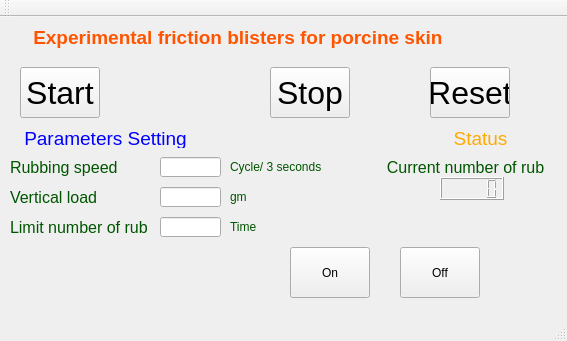
<?xml version="1.0" encoding="UTF-8"?>
<ui version="4.0">
 <class>MainWindow</class>
 <widget class="QMainWindow" name="MainWindow">
  <property name="geometry">
   <rect>
    <x>0</x>
    <y>0</y>
    <width>567</width>
    <height>341</height>
   </rect>
  </property>
  <property name="windowTitle">
   <string>MainWindow</string>
  </property>
  <widget class="QWidget" name="centralWidget">
   <widget class="QPushButton" name="pushButtonOn">
    <property name="geometry">
     <rect>
      <x>290</x>
      <y>230</y>
      <width>80</width>
      <height>51</height>
     </rect>
    </property>
    <property name="text">
     <string>On</string>
    </property>
   </widget>
   <widget class="QPushButton" name="pushButtonOff">
    <property name="geometry">
     <rect>
      <x>400</x>
      <y>230</y>
      <width>80</width>
      <height>51</height>
     </rect>
    </property>
    <property name="text">
     <string>Off</string>
    </property>
   </widget>
   <widget class="QLabel" name="label">
    <property name="geometry">
     <rect>
      <x>0</x>
      <y>0</y>
      <width>481</width>
      <height>41</height>
     </rect>
    </property>
    <property name="font">
     <font>
      <pointsize>16</pointsize>
     </font>
    </property>
    <property name="text">
     <string>&lt;html&gt;&lt;head/&gt;&lt;body&gt;&lt;p align=&quot;center&quot;&gt;&lt;span style=&quot; font-size:14pt; font-weight:600; color:#ff5500;&quot;&gt;Experimental friction blisters for porcine skin &lt;/span&gt;&lt;/p&gt;&lt;/body&gt;&lt;/html&gt;</string>
    </property>
    <property name="alignment">
     <set>Qt::AlignCenter</set>
    </property>
   </widget>
   <widget class="QPushButton" name="pushButtonStart">
    <property name="enabled">
     <bool>true</bool>
    </property>
    <property name="geometry">
     <rect>
      <x>20</x>
      <y>50</y>
      <width>80</width>
      <height>51</height>
     </rect>
    </property>
    <property name="font">
     <font>
      <pointsize>24</pointsize>
      <weight>50</weight>
      <bold>false</bold>
     </font>
    </property>
    <property name="autoFillBackground">
     <bool>false</bool>
    </property>
    <property name="styleSheet">
     <string notr="true">BaStyle rgb(0, 170, 0)</string>
    </property>
    <property name="text">
     <string>Start</string>
    </property>
   </widget>
   <widget class="QPushButton" name="pushButtonStop">
    <property name="geometry">
     <rect>
      <x>270</x>
      <y>50</y>
      <width>80</width>
      <height>51</height>
     </rect>
    </property>
    <property name="font">
     <font>
      <pointsize>24</pointsize>
     </font>
    </property>
    <property name="styleSheet">
     <string notr="true">BaStop rgb(255, 0, 0)</string>
    </property>
    <property name="text">
     <string>Stop</string>
    </property>
   </widget>
   <widget class="QPushButton" name="pushButtonReset">
    <property name="geometry">
     <rect>
      <x>430</x>
      <y>50</y>
      <width>80</width>
      <height>51</height>
     </rect>
    </property>
    <property name="font">
     <font>
      <pointsize>24</pointsize>
     </font>
    </property>
    <property name="text">
     <string>Reset</string>
    </property>
   </widget>
   <widget class="QLineEdit" name="lineEditRubbingSpeed">
    <property name="geometry">
     <rect>
      <x>160</x>
      <y>140</y>
      <width>61</width>
      <height>20</height>
     </rect>
    </property>
   </widget>
   <widget class="QLabel" name="label_2">
    <property name="geometry">
     <rect>
      <x>10</x>
      <y>110</y>
      <width>191</width>
      <height>21</height>
     </rect>
    </property>
    <property name="text">
     <string>&lt;html&gt;&lt;head/&gt;&lt;body&gt;&lt;p align=&quot;center&quot;&gt;&lt;span style=&quot; font-size:14pt; color:#0000ff;&quot;&gt;Parameters Setting&lt;/span&gt;&lt;/p&gt;&lt;/body&gt;&lt;/html&gt;</string>
    </property>
    <property name="textFormat">
     <enum>Qt::RichText</enum>
    </property>
   </widget>
   <widget class="QLabel" name="label_3">
    <property name="geometry">
     <rect>
      <x>10</x>
      <y>140</y>
      <width>121</width>
      <height>21</height>
     </rect>
    </property>
    <property name="text">
     <string>&lt;html&gt;&lt;head/&gt;&lt;body&gt;&lt;p&gt;&lt;span style=&quot; font-size:12pt; color:#005500;&quot;&gt;Rubbing speed&lt;/span&gt;&lt;/p&gt;&lt;/body&gt;&lt;/html&gt;</string>
    </property>
    <property name="textFormat">
     <enum>Qt::RichText</enum>
    </property>
   </widget>
   <widget class="QLabel" name="label_4">
    <property name="geometry">
     <rect>
      <x>10</x>
      <y>170</y>
      <width>121</width>
      <height>21</height>
     </rect>
    </property>
    <property name="text">
     <string>&lt;html&gt;&lt;head/&gt;&lt;body&gt;&lt;p&gt;&lt;span style=&quot; font-size:12pt; color:#005500;&quot;&gt;Vertical load&lt;/span&gt;&lt;/p&gt;&lt;/body&gt;&lt;/html&gt;</string>
    </property>
    <property name="textFormat">
     <enum>Qt::RichText</enum>
    </property>
   </widget>
   <widget class="QLabel" name="label_5">
    <property name="geometry">
     <rect>
      <x>10</x>
      <y>200</y>
      <width>141</width>
      <height>21</height>
     </rect>
    </property>
    <property name="text">
     <string>&lt;html&gt;&lt;head/&gt;&lt;body&gt;&lt;p&gt;&lt;span style=&quot; font-size:12pt; color:#005500;&quot;&gt;Limit number of rub&lt;/span&gt;&lt;/p&gt;&lt;/body&gt;&lt;/html&gt;</string>
    </property>
    <property name="textFormat">
     <enum>Qt::RichText</enum>
    </property>
   </widget>
   <widget class="QLineEdit" name="lineEditVerticalLoad">
    <property name="geometry">
     <rect>
      <x>160</x>
      <y>170</y>
      <width>61</width>
      <height>20</height>
     </rect>
    </property>
   </widget>
   <widget class="QLineEdit" name="lineEditLimitRub">
    <property name="geometry">
     <rect>
      <x>160</x>
      <y>200</y>
      <width>61</width>
      <height>20</height>
     </rect>
    </property>
   </widget>
   <widget class="QLabel" name="label_6">
    <property name="geometry">
     <rect>
      <x>420</x>
      <y>110</y>
      <width>121</width>
      <height>21</height>
     </rect>
    </property>
    <property name="text">
     <string>&lt;html&gt;&lt;head/&gt;&lt;body&gt;&lt;p align=&quot;center&quot;&gt;&lt;span style=&quot; font-size:14pt; color:#ffaa00;&quot;&gt;Status&lt;/span&gt;&lt;/p&gt;&lt;/body&gt;&lt;/html&gt;</string>
    </property>
    <property name="textFormat">
     <enum>Qt::RichText</enum>
    </property>
   </widget>
   <widget class="QLabel" name="label_7">
    <property name="geometry">
     <rect>
      <x>370</x>
      <y>140</y>
      <width>191</width>
      <height>21</height>
     </rect>
    </property>
    <property name="text">
     <string>&lt;html&gt;&lt;head/&gt;&lt;body&gt;&lt;p align=&quot;center&quot;&gt;&lt;span style=&quot; font-size:12pt; color:#005500;&quot;&gt;Current number of rub&lt;/span&gt;&lt;/p&gt;&lt;/body&gt;&lt;/html&gt;</string>
    </property>
    <property name="textFormat">
     <enum>Qt::RichText</enum>
    </property>
   </widget>
   <widget class="QLCDNumber" name="lcdNumberofRub">
    <property name="geometry">
     <rect>
      <x>440</x>
      <y>160</y>
      <width>64</width>
      <height>23</height>
     </rect>
    </property>
    <property name="font">
     <font>
      <pointsize>18</pointsize>
     </font>
    </property>
   </widget>
   <widget class="QLabel" name="label_8">
    <property name="geometry">
     <rect>
      <x>230</x>
      <y>140</y>
      <width>131</width>
      <height>21</height>
     </rect>
    </property>
    <property name="text">
     <string>&lt;html&gt;&lt;head/&gt;&lt;body&gt;&lt;p&gt;&lt;span style=&quot; color:#005500;&quot;&gt;Cycle/ 3 seconds&lt;/span&gt;&lt;/p&gt;&lt;/body&gt;&lt;/html&gt;</string>
    </property>
    <property name="textFormat">
     <enum>Qt::RichText</enum>
    </property>
   </widget>
   <widget class="QLabel" name="label_9">
    <property name="geometry">
     <rect>
      <x>230</x>
      <y>170</y>
      <width>51</width>
      <height>21</height>
     </rect>
    </property>
    <property name="text">
     <string>&lt;html&gt;&lt;head/&gt;&lt;body&gt;&lt;p&gt;&lt;span style=&quot; color:#005500;&quot;&gt;gm&lt;/span&gt;&lt;/p&gt;&lt;/body&gt;&lt;/html&gt;</string>
    </property>
    <property name="textFormat">
     <enum>Qt::RichText</enum>
    </property>
   </widget>
   <widget class="QLabel" name="label_10">
    <property name="geometry">
     <rect>
      <x>230</x>
      <y>200</y>
      <width>51</width>
      <height>21</height>
     </rect>
    </property>
    <property name="text">
     <string>&lt;html&gt;&lt;head/&gt;&lt;body&gt;&lt;p&gt;&lt;span style=&quot; color:#005500;&quot;&gt;Time&lt;/span&gt;&lt;/p&gt;&lt;/body&gt;&lt;/html&gt;</string>
    </property>
    <property name="textFormat">
     <enum>Qt::RichText</enum>
    </property>
   </widget>
  </widget>
  <widget class="QMenuBar" name="menuBar">
   <property name="geometry">
    <rect>
     <x>0</x>
     <y>0</y>
     <width>567</width>
     <height>17</height>
    </rect>
   </property>
  </widget>
  <widget class="QToolBar" name="mainToolBar">
   <attribute name="toolBarArea">
    <enum>TopToolBarArea</enum>
   </attribute>
   <attribute name="toolBarBreak">
    <bool>false</bool>
   </attribute>
  </widget>
  <widget class="QStatusBar" name="statusBar"/>
 </widget>
 <layoutdefault spacing="6" margin="11"/>
 <resources/>
 <connections/>
</ui>
